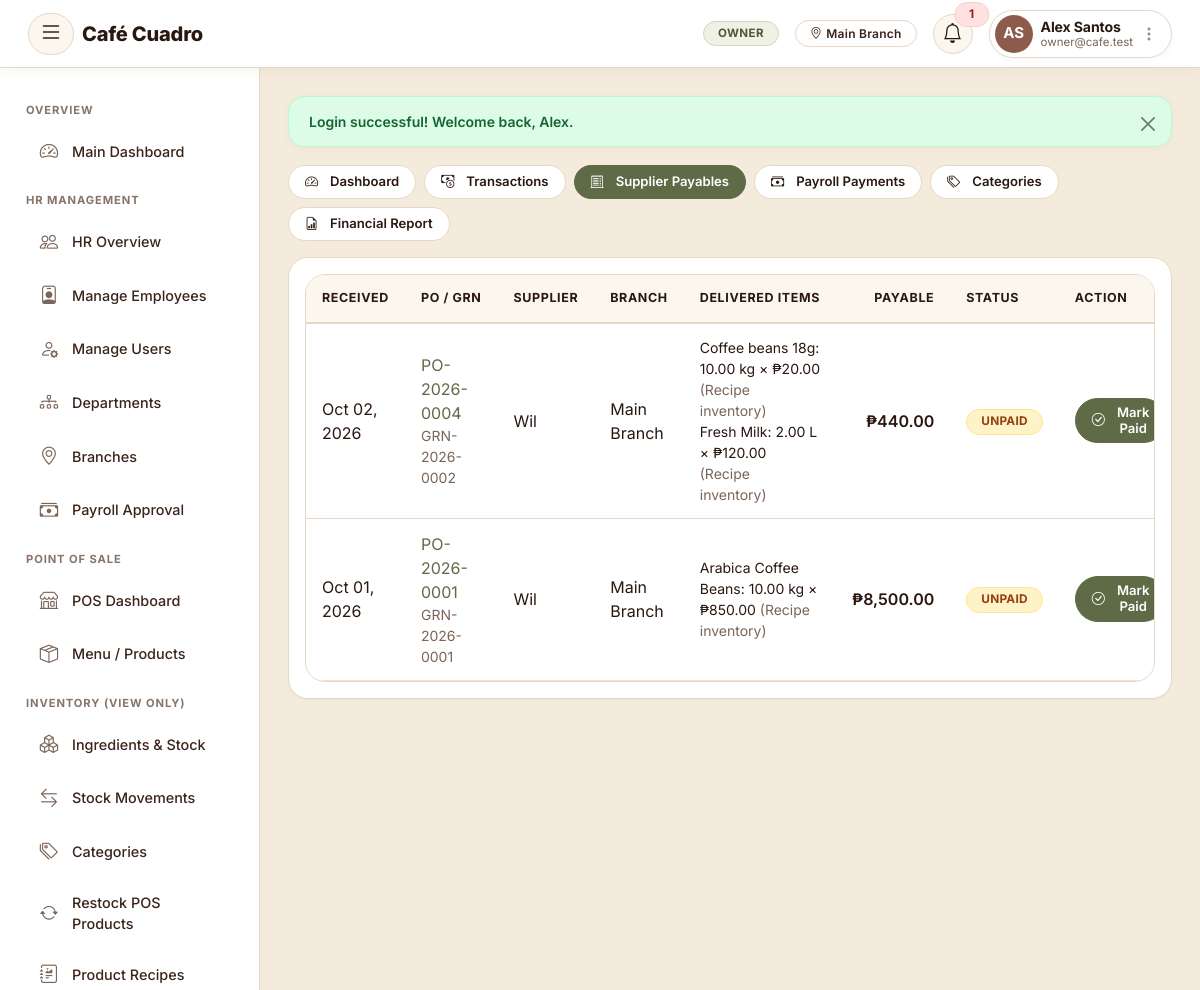
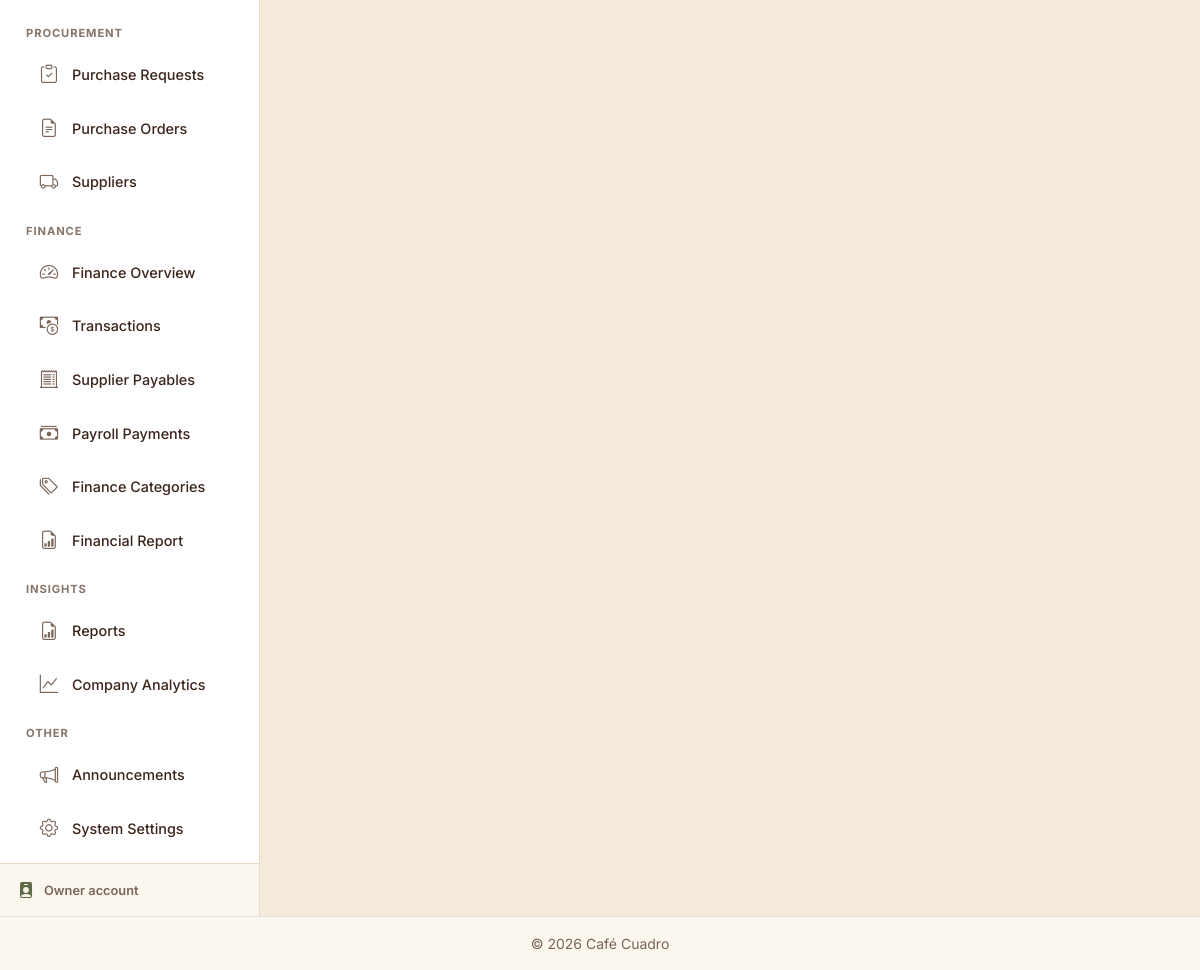
/modules/finance/payables.php (signed in), run on the app's committed database (2 pictures, top to bottom).
### tables this page shows
CREATE TABLE `branches` (
  `branch_id` int(11) NOT NULL,
  `branch_name` varchar(100) NOT NULL,
  `address` varchar(255) DEFAULT NULL,
  `contact_number` varchar(30) DEFAULT NULL,
  `latitude` decimal(10,7) DEFAULT NULL,
  `longitude` decimal(10,7) DEFAULT NULL,
  `status` enum('ACTIVE','INACTIVE') NOT NULL DEFAULT 'ACTIVE',
  `created_at` timestamp NOT NULL DEFAULT current_timestamp()
);

CREATE TABLE `purchase_payables` (
  `payable_id` int(11) NOT NULL,
  `delivery_id` int(11) NOT NULL,
  `po_id` int(11) NOT NULL,
  `supplier_id` int(11) NOT NULL,
  `branch_id` int(11) NOT NULL,
  `amount` decimal(10,2) NOT NULL,
  `status` enum('UNPAID','PAID') NOT NULL DEFAULT 'UNPAID',
  `finance_transaction_id` int(11) DEFAULT NULL,
  `received_by` int(11) NOT NULL,
  `paid_by` int(11) DEFAULT NULL,
  `created_at` datetime NOT NULL DEFAULT current_timestamp(),
  `paid_at` datetime DEFAULT NULL
);

CREATE TABLE `deliveries` (
  `delivery_id` int(11) NOT NULL,
  `delivery_number` varchar(30) NOT NULL,
  `po_id` int(11) NOT NULL,
  `delivery_date` date NOT NULL,
  `received_by` int(11) NOT NULL,
  `remarks` varchar(255) DEFAULT NULL,
  `created_at` datetime DEFAULT current_timestamp()
);

CREATE TABLE `purchase_orders` (
  `po_id` int(11) NOT NULL,
  `po_number` varchar(30) NOT NULL,
  `supplier_id` int(11) NOT NULL,
  `branch_id` int(11) DEFAULT NULL,
  `order_date` date NOT NULL,
  `expected_date` date DEFAULT NULL,
  `status` enum('Pending','Approved','Ordered','Partially Received','Received','Cancelled') DEFAULT 'Pending',
  `total_amount` decimal(10,2) DEFAULT 0.00,
  `remarks` varchar(255) DEFAULT NULL,
  `created_by` int(11) NOT NULL,
  `created_at` datetime DEFAULT current_timestamp(),
  `updated_at` datetime DEFAULT current_timestamp() ON UPDATE current_timestamp()
);

CREATE TABLE `suppliers` (
  `supplier_id` int(11) NOT NULL,
  `supplier_name` varchar(150) NOT NULL,
  `contact_person` varchar(100) DEFAULT NULL,
  `phone` varchar(20) DEFAULT NULL,
  `email` varchar(100) DEFAULT NULL,
  `address` varchar(255) DEFAULT NULL,
  `status` enum('Active','Inactive') DEFAULT 'Active',
  `created_at` datetime DEFAULT current_timestamp()
);

CREATE TABLE `items` (
  `item_id` int(11) NOT NULL,
  `item_code` varchar(30) DEFAULT NULL,
  `item_name` varchar(150) NOT NULL,
  `category_id` int(11) NOT NULL,
  `unit_id` int(11) NOT NULL,
  `cost_price` decimal(10,2) DEFAULT 0.00,
  `current_stock` decimal(10,2) DEFAULT 0.00,
  `reorder_level` decimal(10,2) DEFAULT 0.00,
  `is_perishable` tinyint(1) DEFAULT 0,
  `status` enum('Active','Inactive') DEFAULT 'Active',
  `created_at` datetime DEFAULT current_timestamp(),
  `updated_at` datetime DEFAULT current_timestamp() ON UPDATE current_timestamp()
);

CREATE TABLE `delivery_items` (
  `delivery_item_id` int(11) NOT NULL,
  `delivery_id` int(11) NOT NULL,
  `po_item_id` int(11) NOT NULL,
  `item_id` int(11) NOT NULL,
  `quantity_delivered` decimal(10,2) NOT NULL,
  `expiry_date` date DEFAULT NULL
);

CREATE TABLE `units` (
  `unit_id` int(11) NOT NULL,
  `unit_name` varchar(50) NOT NULL,
  `unit_symbol` varchar(10) NOT NULL
);

CREATE TABLE `purchase_order_items` (
  `po_item_id` int(11) NOT NULL,
  `po_id` int(11) NOT NULL,
  `item_id` int(11) NOT NULL,
  `quantity_ordered` decimal(10,2) NOT NULL,
  `quantity_received` decimal(10,2) DEFAULT 0.00,
  `unit_price` decimal(10,2) NOT NULL,
  `subtotal` decimal(10,2) NOT NULL
);

### includes/auth.php (called while the page is built, shortened)
<?php
function isLoggedIn(): bool {
    return isset($_SESSION['user_id']) && isset($_SESSION['role_id']);
}
function currentRoleId() {
    return $_SESSION['role_id'] ?? null;
}
function currentRoleName(): string {
    $names = ROLE_NAMES;
    return $names[currentRoleId()] ?? 'Guest';
}
function currentBranchId() {
    if (!empty($_SESSION['branch_id'])) {
        return (int)$_SESSION['branch_id'];
    }
    return 1;
}
function currentBranchName() {
    global $pdo;
    $branchId = currentBranchId();
    if ($branchId && isset($pdo) && $pdo instanceof PDO) {
        static $cache = [];
        if (!array_key_exists($branchId, $cache)) {
            $stmt = $pdo->prepare("SELECT branch_name FROM branches WHERE branch_id = ?");
            $stmt->execute([$branchId]);
            $cache[$branchId] = $stmt->fetchColumn() ?: null;
        }
        if ($cache[$branchId] !== null) {
            return $cache[$branchId];
        }
    }
    return $_SESSION['branch_name'] ?? null;
}

### modules/finance/payables.php (the view, shortened to what this page needs)
<?php
require_once __DIR__ . '/../../config/db.php';
require_once __DIR__ . '/../../includes/functions.php';
$sql = "SELECT pp.*, d.delivery_number, d.delivery_date, po.po_number, s.supplier_name, b.branch_name,
        CONCAT(ru.first_name,' ',ru.last_name) AS received_by_name,
        CONCAT(pu.first_name,' ',pu.last_name) AS paid_by_name
    FROM purchase_payables pp
    JOIN deliveries d ON d.delivery_id=pp.delivery_id
    JOIN purchase_orders po ON po.po_id=pp.po_id
    JOIN suppliers s ON s.supplier_id=pp.supplier_id
    JOIN branches b ON b.branch_id=pp.branch_id
    JOIN users ru ON ru.user_id=pp.received_by
    LEFT JOIN users pu ON pu.user_id=pp.paid_by
    WHERE 1=1";
$params = [];
$sql .= " ORDER BY FIELD(pp.status,'UNPAID','PAID'), pp.created_at DESC";
$stmt = $pdo->prepare($sql);
$stmt->execute($params);
$payables = $stmt->fetchAll();
$detailsByPayable = [];
if ($payables) {
    $payableIds = array_column($payables, 'payable_id');
    $placeholders = implode(',', array_fill(0, count($payableIds), '?'));
    $detailStmt = $pdo->prepare("SELECT pp.payable_id, i.item_name, un.unit_symbol, di.quantity_delivered, poi.unit_price, m.product_id, p.name AS product_name
        FROM purchase_payables pp
        JOIN delivery_items di ON di.delivery_id=pp.delivery_id
        JOIN items i ON i.item_id=di.item_id
        JOIN units un ON un.unit_id=i.unit_id
        JOIN purchase_order_items poi ON poi.po_item_id=di.po_item_id
        LEFT JOIN item_pos_mappings m ON m.item_id=di.item_id
        LEFT JOIN products p ON p.id=m.product_id
        WHERE pp.payable_id IN ($placeholders)
        ORDER BY pp.payable_id, di.delivery_item_id");
    $detailStmt->execute($payableIds);
    foreach ($detailStmt->fetchAll() as $detail) $detailsByPayable[$detail['payable_id']][] = $detail;
}
include __DIR__ . '/../../includes/header.php';
include __DIR__ . '/../../includes/finance_nav.php';
?>
<div class="card-panel p-3">
    <div class="table-responsive">
        <table class="table table-hover align-middle mb-0">
            <thead class="table-light"><tr><th>Received</th><th>PO / GRN</th><th>Supplier</th><th>Branch</th><th>Delivered Items</th><th class="text-end">Payable</th><th>Status</th><th>Action</th></tr></thead>
            <tbody>
            <?php foreach ($payables as $payable): ?>
                <tr>
                    <td><?= formatDate($payable['delivery_date']) ?></td>
                    <td><a href="<?= BASE_URL ?>procurement/po-view?id=<?= (int)$payable['po_id'] ?>"><?= clean($payable['po_number']) ?></a><div class="small text-muted"><?= clean($payable['delivery_number']) ?></div></td>
                    <td><?= clean($payable['supplier_name']) ?></td>
                    <td><?= clean($payable['branch_name']) ?></td>
                    <td class="small">
                        <?php foreach ($detailsByPayable[$payable['payable_id']] ?? [] as $detail): ?>
                            <div><?= clean($detail['item_name']) ?>: <?= number_format($detail['quantity_delivered'], 2) ?> <?= clean($detail['unit_symbol']) ?> × <?= peso($detail['unit_price']) ?>
                                <span class="text-muted">(<?= $detail['product_id'] !== null ? 'POS: ' . clean($detail['product_name']) : 'Recipe inventory' ?>)</span></div>
                        <?php endforeach; ?>
                    </td>
                    <td class="text-end fw-semibold"><?= peso($payable['amount']) ?></td>
                    <td><span class="badge <?= $payable['status'] === 'PAID' ? 'bg-success' : 'bg-warning text-dark' ?>"><?= clean($payable['status']) ?></span>
                    </td>
                    <td>
                        <?php if ($payable['status'] === 'UNPAID'): ?>
                        <form method="POST" onsubmit="return confirm('Mark this supplier payable as PAID and release its received stock?')">
                            <button class="btn btn-sm btn-success"><i class="bi bi-check-circle me-1"></i>Mark Paid</button>
                        </form>
                        <?php else: ?><a class="btn btn-sm btn-outline-secondary" href="<?= BASE_URL ?>finance?type=Expense">View Expense</a><?php endif; ?>
                    </td>
                </tr>
            <?php endforeach; ?>
            </tbody>
        </table>
    </div>
</div>
<?php include __DIR__ . '/../../includes/footer.php'; ?>

### includes/header.php (shortened to what this page needs)
<?php
$esc = function_exists('e') ? 'e' : 'clean';
$isOwnerTheme           = currentRoleId() == ROLE_OWNER;
$isEmployeeTheme        = currentRoleId() == ROLE_EMPLOYEE;
$isEmployeeManagerTheme = currentRoleId() == ROLE_EMPLOYEE_MANAGER;
$isHrManagerTheme       = currentRoleId() == ROLE_HR_MANAGER;
$isHrStaffTheme         = currentRoleId() == ROLE_HR_STAFF;
$isCafeTheme            = in_array(currentRoleId(), [ROLE_CASHIER, ROLE_INVENTORY_STAFF, ROLE_FINANCE_STAFF], true);
?>
<!DOCTYPE html>
<html lang="en">
<head>
<link rel="stylesheet" href="https://cdn.jsdelivr.net/npm/bootstrap@5.3.3/dist/css/bootstrap.min.css">
<link rel="stylesheet" href="https://cdn.jsdelivr.net/npm/bootstrap-icons@1.11.3/font/bootstrap-icons.css">
<link rel="stylesheet" href="<?= BASE_URL ?>assets/hrms/css/style.css?v=<?= ASSET_VER ?>">
<link rel="stylesheet" href="<?= BASE_URL ?>assets/inv/css/style.css?v=<?= ASSET_VER ?>">
<link rel="stylesheet" href="<?= BASE_URL ?>assets/shared/unified.css?v=<?= ASSET_VER ?>">
<link rel="stylesheet" href="<?= BASE_URL ?>assets/shared/responsive.css?v=<?= ASSET_VER ?>">
<link rel="stylesheet" href="<?= BASE_URL ?>assets/shared/roast-app.css?v=<?= ASSET_VER ?>">
</head>
<body class="unified-theme <?= $isOwnerTheme ? 'owner-theme' : ($isEmployeeTheme ? 'employee-theme' : ($isEmployeeManagerTheme ? 'employee-manager-theme' : ($isHrManagerTheme ? 'hr-manager-theme' : ($isHrStaffTheme ? 'hr-staff-theme' : ($isCafeTheme ? 'cafe-theme' : ''))))) ?>">
<nav class="navbar navbar-expand-lg app-navbar">
  <div class="container-fluid">
    <button class="btn btn-link sidebar-toggle-btn me-2" id="sidebarToggle" title="Toggle sidebar" aria-label="Toggle sidebar">
      <i class="bi bi-list fs-4"></i>
    </button>
    <a class="navbar-brand fw-bold d-flex align-items-center text-decoration-none" href="<?= BASE_URL ?>dashboard">
      <span class="brand-text" style="color:#2a1810 !important; -webkit-text-fill-color:#2a1810 !important; background:none !important; font-family:'Fraunces',Georgia,serif; font-weight:600; font-size:1.4rem; letter-spacing:-0.01em; display:inline-block;"><?= APP_NAME ?></span>
    </a>
    <div class="ms-auto d-flex align-items-center gap-2 gap-md-3">
      <?php if (isLoggedIn()):
        try {
            $unreadCount = function_exists('unreadNotificationCount') ? unreadNotificationCount($pdo, (int)$_SESSION['user_id']) : 0;
        } catch (Exception $ex) {
            $notifications = [];
            $unreadCount = 0;
        }
        $nameParts  = preg_split('/\s+/', trim($_SESSION['full_name'] ?? ''), 2);
        $firstName  = $nameParts[0] ?? '';
        $lastName   = $nameParts[1] ?? '';
      ?>
        <span class="badge role-pill d-none d-sm-inline-block"><?= $esc(currentRoleName()) ?></span>
        <?php if (currentBranchName()): ?>
          <span class="badge branch-pill d-none d-md-inline-block"><i class="bi bi-geo-alt me-1"></i><?= $esc(currentBranchName()) ?></span>
        <?php endif; ?>
        <div class="dropdown">
          <a class="position-relative notif-bell-btn text-decoration-none" href="#" role="button" data-bs-toggle="dropdown" title="Notifications">
            <i class="bi bi-bell fs-5"></i>
            <?php if ($unreadCount > 0): ?>
              <span class="position-absolute top-0 start-100 translate-middle badge rounded-pill bg-danger" style="font-size:.65rem;"><?= $unreadCount > 9 ? '9+' : $unreadCount ?></span>
            <?php endif; ?>
          </a>
        </div>
        <div class="dropdown">
          <a class="d-flex align-items-center text-decoration-none navbar-user-pill" href="#" role="button" data-bs-toggle="dropdown">
            <div class="user-avatar-wrap">
              <?= renderAvatar($_SESSION['profile_photo'] ?? null, $firstName, $lastName, 38) ?>
            </div>
            <div class="ms-2 text-start d-none d-md-block lh-sm pe-1">
              <div class="user-name fw-bold"><?= $esc($_SESSION['full_name'] ?? '') ?></div>
              <div class="user-sub text-muted small"><?= $esc($_SESSION['email'] ?? currentRoleName()) ?></div>
            </div>
            <i class="bi bi-three-dots-vertical ms-1 d-none d-md-inline text-muted opacity-75"></i>
          </a>
        </div>
      <?php endif; ?>
    </div>
  </div>
</nav>
<div class="app-wrapper d-flex">
<?php require_once __DIR__ . '/sidebar.php'; ?>

### assets/hrms/css/style.css (style rules this page uses)
:root { --primary: #5e6b46; --primary-dark: #2a1810; --primary-light: #7d8b62; --accent: #5e6b46; --accent-soft: #eef1e4; --bg-light: #f5ebdd; --cream: #ffffff; --ink: #2a1810; --ink-soft: #7a6558; --border-soft: #e6d8c5; --success: #16a34a; --danger: #dc2626; --warning: #d97706; --sidebar-width: 260px; --sidebar-collapsed-width: 54px; --radius-sm: 10px; --radius-md: 16px; --radius-lg: 22px; --shadow-sm: 0 1px 3px rgba(42,24,16, 0.06); --shadow-md: 0 4px 18px rgba(120,90,60, 0.10); --shadow-lg: 0 10px 34px rgba(120,90,60, 0.16); --font-brand: 'Inter', sans-serif; --font-body: 'Inter', sans-serif; }
* { scrollbar-width: thin; scrollbar-color: var(--accent-soft) transparent; }
html { scroll-behavior: smooth; }
body { background-color: var(--bg-light); font-family: var(--font-body); color: var(--ink); -webkit-font-smoothing: antialiased; }
a { color: var(--primary); text-decoration-color: rgba(94,107,70, 0.35); }
.app-navbar { background: #ffffff !important; border-bottom: 1px solid var(--border-soft); position: sticky; top: 0; z-index: 1030; box-shadow: 0 2px 14px rgba(120,90,60, 0.07); min-height: 60px; }
.navbar-brand { font-family: var(--font-body); font-weight: 700; font-size: 1.15rem; letter-spacing: 0.4px; display: flex; align-items: center; }
.navbar-brand .brand-text { color: #5e6b46 !important; -webkit-text-fill-color: #5e6b46 !important; background: none !important; font-weight: 800; }
#sidebarToggle { border-radius: var(--radius-sm); transition: background 0.15s ease; }
.app-navbar .role-pill { font-weight: 600; font-size: 0.72rem; letter-spacing: 0.3px; text-transform: uppercase; color: #fff; background: transparent; border: 1px solid rgba(255,255,255,0.45); border-radius: 999px; padding: 5px 14px; }
.app-wrapper { display: flex; min-height: calc(100vh - 60px); }
.table thead { background-color: var(--accent-soft); color: var(--primary-dark); }
.table thead th { font-size: 0.78rem; text-transform: uppercase; letter-spacing: 0.04em; font-weight: 600; border-bottom: none; white-space: nowrap; }
.table tbody tr { transition: background 0.12s ease; }
.table td, .table th { vertical-align: middle; }
.table-responsive { border-radius: var(--radius-md); }
.btn { border-radius: var(--radius-sm); font-weight: 500; transition: transform 0.08s ease, box-shadow 0.15s ease; }
.btn-sm { border-radius: 7px; }
.badge { font-weight: 500; letter-spacing: 0.01em; padding: 5px 9px; border-radius: 6px; }

### assets/shared/responsive.css (style rules this page uses)
:root { --nav-h: 60px; }
html { -webkit-text-size-adjust: 100%; }
body { overflow-x: hidden; }
.app-wrapper { min-height: calc(100vh - var(--nav-h)); min-height: calc(100dvh - var(--nav-h)); }
.table-responsive, .table-wrap { -webkit-overflow-scrolling: touch; }

### data on the page
branches: branch_name "Main Branch"
purchase_payables: delivery.delivery_date "Oct 02, 2026", po.po_number "PO-2026-0004", delivery.delivery_number "GRN-2026-0002", supplier.supplier_name "Wil", branch.branch_name "Main Branch", items.item_name "Coffee beans 18g", delivery_items.quantity_delivered "10.00", units.unit_symbol "kg", purchase_order_items.unit_price "₱20.00", items.item_name "Fresh Milk", delivery_items.quantity_delivered "2.00", units.unit_symbol "L", purchase_order_items.unit_price "₱120.00", amount "₱440.00", status "UNPAID"
purchase_payables: delivery.delivery_date "Oct 01, 2026", po.po_number "PO-2026-0001", delivery.delivery_number "GRN-2026-0001", supplier.supplier_name "Wil", branch.branch_name "Main Branch", items.item_name "Arabica Coffee Beans", delivery_items.quantity_delivered "10.00", units.unit_symbol "kg", purchase_order_items.unit_price "₱850.00", amount "₱8,500.00", status "UNPAID"

### other printed values
APP_NAME "Café Cuadro"
$esc(currentRoleName()) "OWNER"
$unreadCount "1"
$initials "AS"
$esc($_SESSION['full_name'] ?? '') "Alex Santos"
$esc($_SESSION['email'] ?? currentRoleName()) "owner@cafe.test"
$sidebarFooterLabel "Owner"
$f['message'] "Login successful! Welcome back, Alex."
$label "Dashboard"
$label "Transactions"
$label "Supplier Payables"
$label "Payroll Payments"
$label "Categories"
$label "Financial Report"
